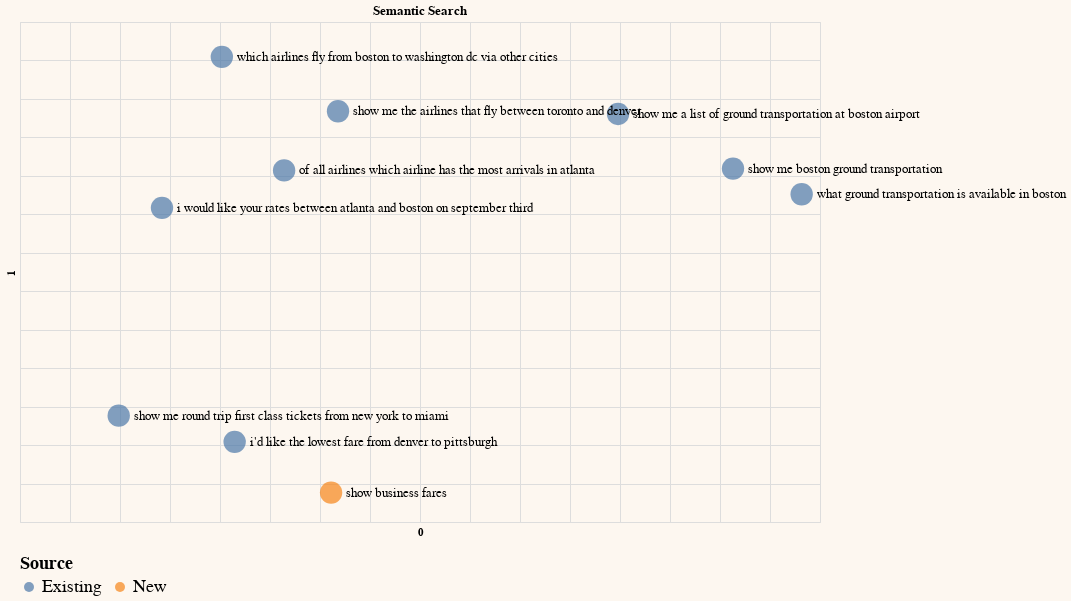

The cell this chart's notebook holds for it:
### Code cell
# Create column for representing chart legend
df_sem_pc2['Source'] = 'Existing'
df_sem_pc2.at[len(df_sem_pc2)-1, 'Source'] = "New"

# Plot on a chart
df_sem_pc2.columns = df_sem_pc2.columns.astype(str)
selection = list(range(sample)) + [-1]
generate_chart(df_sem_pc2.iloc[selection],'0','1',color='Source',title='Semantic Search')

### Figure 1 — Vega-Lite specification as saved in the notebook (floating-point values rounded to 4 significant figures; data arrays with more than 128 entries replaced by an {"elided": "..."} marker saying what was removed)
{"config": {"view": {"continuousWidth": 400, "continuousHeight": 300}, "background": "#FDF7F0", "legend": {"labelFontSize": 18, "orient": "bottom", "titleFontSize": 18}}, "layer": [{"mark": {"type": "circle", "size": 500}, "encoding": {"color": {"field": "Source", "type": "nominal"}, "tooltip": [{"field": "query", "type": "nominal"}], "x": {"axis": {"domain": false, "labels": false, "ticks": false}, "field": "0", "scale": {"zero": false}, "type": "quantitative"}, "y": {"axis": {"domain": false, "labels": false, "ticks": false}, "field": "1", "scale": {"zero": false}, "type": "quantitative"}}}, {"mark": {"type": "text", "align": "left", "baseline": "middle", "color": "black", "dx": 15, "size": 13}, "encoding": {"color": {"value": "black"}, "text": {"field": "query", "type": "nominal"}, "tooltip": [{"field": "query", "type": "nominal"}], "x": {"axis": {"domain": false, "labels": false, "ticks": false}, "field": "0", "scale": {"zero": false}, "type": "quantitative"}, "y": {"axis": {"domain": false, "labels": false, "ticks": false}, "field": "1", "scale": {"zero": false}, "type": "quantitative"}}}], "data": {"name": "data-d38f8a6d411f7f26f3f162c15cb72eb1"}, "height": 500, "title": "Semantic Search", "width": 800, "$schema": "https://vega.github.io/schema/vega-lite/v4.17.0.json", "datasets": {"data-d38f8a6d411f7f26f3f162c15cb72eb1": [{"query": " which airlines fly from boston to washington dc via other cities", "query_embeds": {"elided": "1024 float values"}, "0": -0.09815, "1": 0.3047, "Source": "Existing"}, {"query": " show me the airlines that fly between toronto and denver", "query_embeds": {"elided": "1024 float values"}, "0": 0.01801, "1": 0.234, "Source": "Existing"}, {"query": " show me round trip first class tickets from new york to miami", "query_embeds": {"elided": "1024 float values"}, "0": -0.2013, "1": -0.1618, "Source": "Existing"}, {"query": " i'd like the lowest fare from denver to pittsburgh", "query_embeds": {"elided": "1024 float values"}, "0": -0.08534, "1": -0.1958, "Source": "Existing"}, {"query": " show me a list of ground transportation at boston airport", "query_embeds": {"elided": "1024 float values"}, "0": 0.2981, "1": 0.2305, "Source": "Existing"}, {"query": " show me boston ground transportation", "query_embeds": {"elided": "1024 float values"}, "0": 0.413, "1": 0.1594, "Source": "Existing"}, {"query": " of all airlines which airline has the most arrivals in atlanta", "query_embeds": {"elided": "1024 float values"}, "0": -0.03589, "1": 0.1571, "Source": "Existing"}, {"query": " what ground transportation is available in boston", "query_embeds": {"elided": "1024 float values"}, "0": 0.4817, "1": 0.1261, "Source": "Existing"}, {"query": " i would like your rates between atlanta and boston on september third", "query_embeds": {"elided": "1024 float values"}, "0": -0.158, "1": 0.1084, "Source": "Existing"}, {"query": "show business fares", "query_embeds": {"elided": "1024 float values"}, "0": 0.01108, "1": -0.2618, "Source": "New"}]}}
